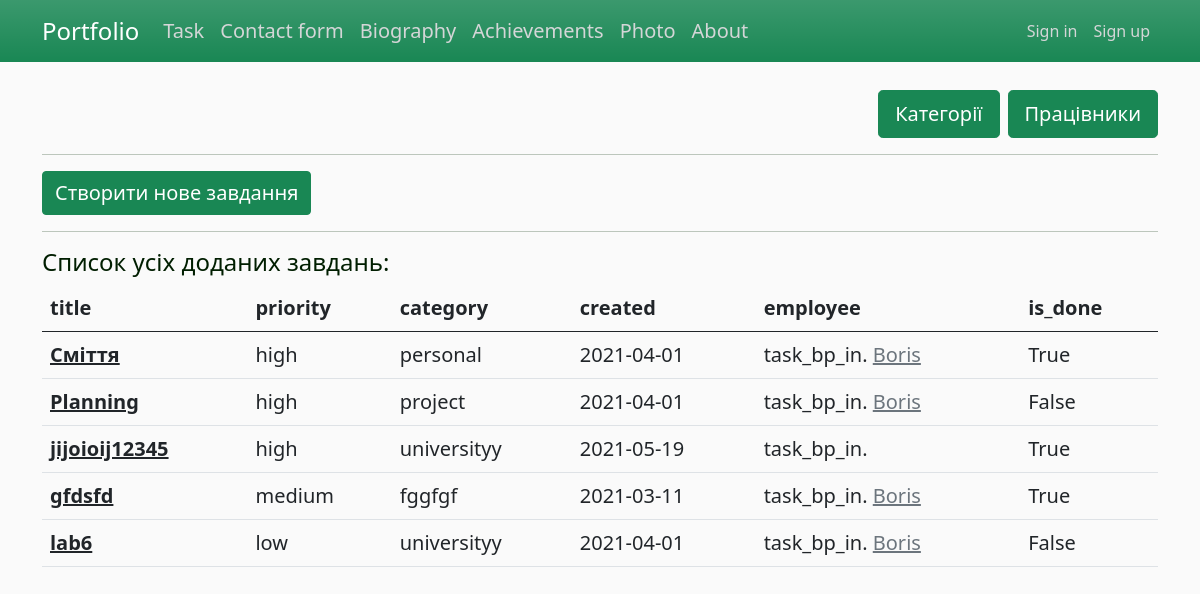
Page /tsk/task on the earlier database version.
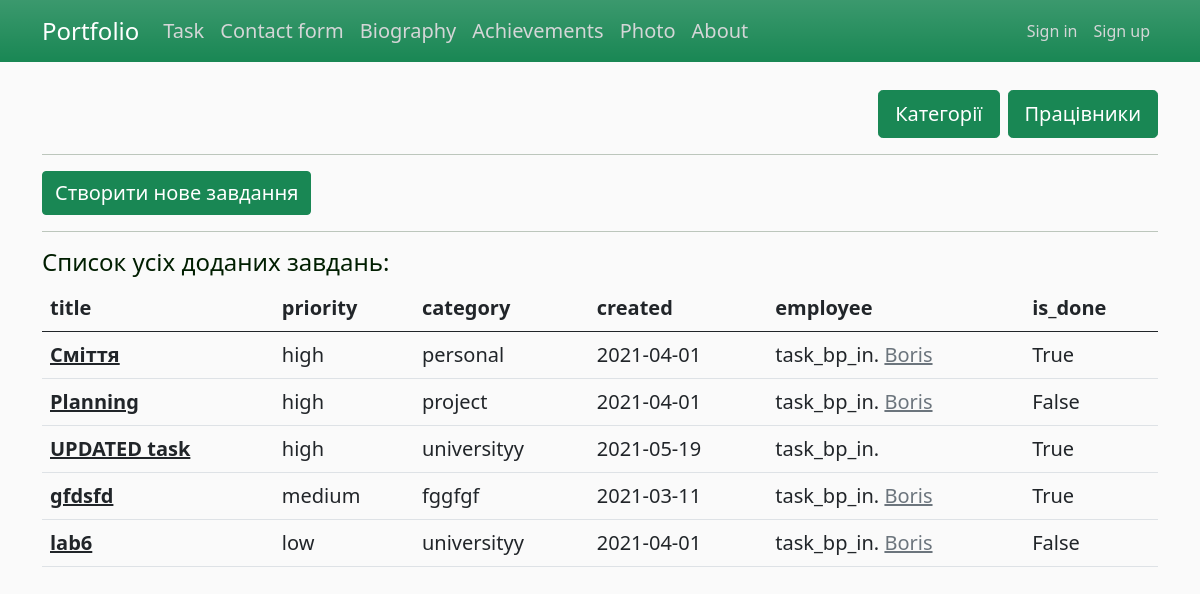
Same page on the later database version.
### app/task/models.py (models this page shows, shortened)
class Task(db.Model):
    id = db.Column(db.Integer, primary_key=True)
    title = db.Column(db.String(80), nullable=False)
    description = db.Column(db.Text, nullable=False)
    created = db.Column(db.DateTime, default=datetime.utcnow)
    priority = db.Column(db.Enum(EnumPriority), default='low')
    is_done = db.Column(db.Boolean, default=False)
    category_id = db.Column(db.Integer(), db.ForeignKey('category.id'))

class Category(db.Model):
    id = db.Column(db.Integer, primary_key=True)
    name = db.Column(db.String(255), nullable=False, unique=True)
    tasks = db.relationship('Task', backref='categor', lazy='dynamic')

### app/task/views.py (the view)
@task_bp.route("/task")
def task_all():
    print("task_all")
    all_tasks = Task.query.order_by(case(value=Task.priority, whens={'low': 0, 'medium': 1, 'high': 2}).desc(),
                                    Task.created).all()
    print(','.join(t.name for t in all_tasks[0].for_empl))
    return render_template('task_all.html', title='Завдання', all_tasks=all_tasks)

### app/task/templates/task/task_all.html
{% extends "layout.html" %}
{% block content %}
    {% from "_render_field.html" import render_field %}
    <div class="d-grid gap-2 d-md-flex justify-content-md-end">
        <a href="{{url_for('task_bp_in.category')}}" class="btn btn-success btn-lg fs-5"> Категорії </a>
        <a href="{{url_for('task_bp_in.employee_create')}}" class="btn btn-success btn-lg fs-5"> Працівники </a>
    </div>
    <hr>
    <a href="{{url_for('task_bp_in.task_create')}}" class="btn btn-success fs-5"> Створити нове завдання </a>
    <hr>
    <h4>Cписок усіх доданих завдань:</h4>
    <table class="table table-hover">
      <thead>
        <tr>
          <th scope="col">title</th>
          <th scope="col">priority</th>
            <th scope="col">category</th>
          <th scope="col">created</th>
            <th scope="col">employee</th>
            <th scope="col">is_done</th>
        </tr>
      </thead>
      <tbody>
        {% for task in all_tasks %}
            <tr>
              <th><a href="{{url_for('task_bp_in.task_detail', id=task.id)}}" class="link-dark"> {{ task.title }}</a></th>
              <td>{{ task.priority.name }}</td>
                <td>{{ task.categor.name }}</td>
              <td>{{ task.created.strftime('%Y-%m-%d') | safe}}</td>
                <td>task_bp_in.
                    {% for t in task.for_empl %}
                        <a href="{{url_for('task_bp_in.employee_profile', id=t.id)}}" class="link-secondary"> {{ t.name }}</a><br>
                    {% endfor %}
                </td>
                <td>{{ task.is_done }}</td>
            </tr>
        {% endfor %}
      </tbody>
    </table>
{% endblock content %}

Differences in the rows shown:
changed Task: title "jijoioij12345" → "UPDATED task"
